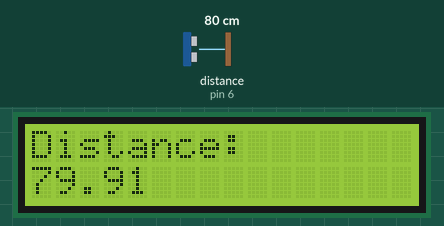
Bench run of a sketch on a simulated Arduino Uno, built with avr-gcc and run on an emulated ATmega328P. Shown: 16×2 character LCD. Wiring (inferred from the names in the program): ultrasonic range finder: trigger pin 7; echo pin 6. The inputs (shaded band) are chosen by the test bench; at power-on: distance to the obstacle (sensor on pin 6) 80 cm. The echo pulse lasts 58.3 µs per cm.

Above: at 1.2 s.
1.3 s: distance to the obstacle (sensor on pin 6) set to 18 cm
At 1.34 s:
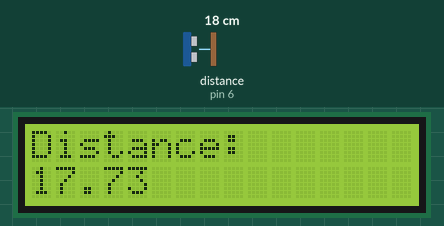
2.8 s: distance to the obstacle (sensor on pin 6) set to 2 cm
At 3.5 s:
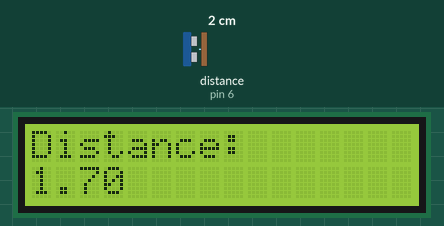
4.3 s: distance to the obstacle (sensor on pin 6) set to 4 cm
At 5.0 s:
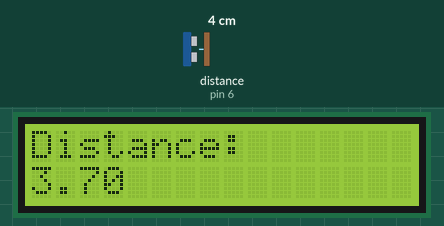

The sketch:

EchoDistanceMeasurement.ino
```cpp
// C++ code
//
#include <Adafruit_LiquidCrystal.h>

const int triggerPin = 7;
const int echoPin = 6;

float distance = 0;
float duration = 0;

Adafruit_LiquidCrystal lcd_1(0);

void setup()
{
  pinMode(triggerPin, OUTPUT);
  pinMode(echoPin, INPUT);

  lcd_1.begin(16, 2);
  lcd_1.print("Distance:");
}

void loop()
{
  lcd_1.setCursor(0, 1);
  lcd_1.print(distance);
  lcd_1.print("   ");
  lcd_1.setBacklight(1);

  digitalWrite(triggerPin, LOW);
  delayMicroseconds(2);
  digitalWrite(triggerPin, HIGH);
  delayMicroseconds(250);
  digitalWrite(triggerPin, LOW);

  duration = pulseIn(echoPin, HIGH);
  distance = (duration * 0.0344) / 2;
}
```

Measured:
- after the input at 1.3 s, the display: first changes at once (image 1 shows a later state)
- after the input at 2.8 s, the display: first differs from a run without the input at once (image 2 shows a later state)
- after the input at 4.3 s, the display: changes at once (image 3)
